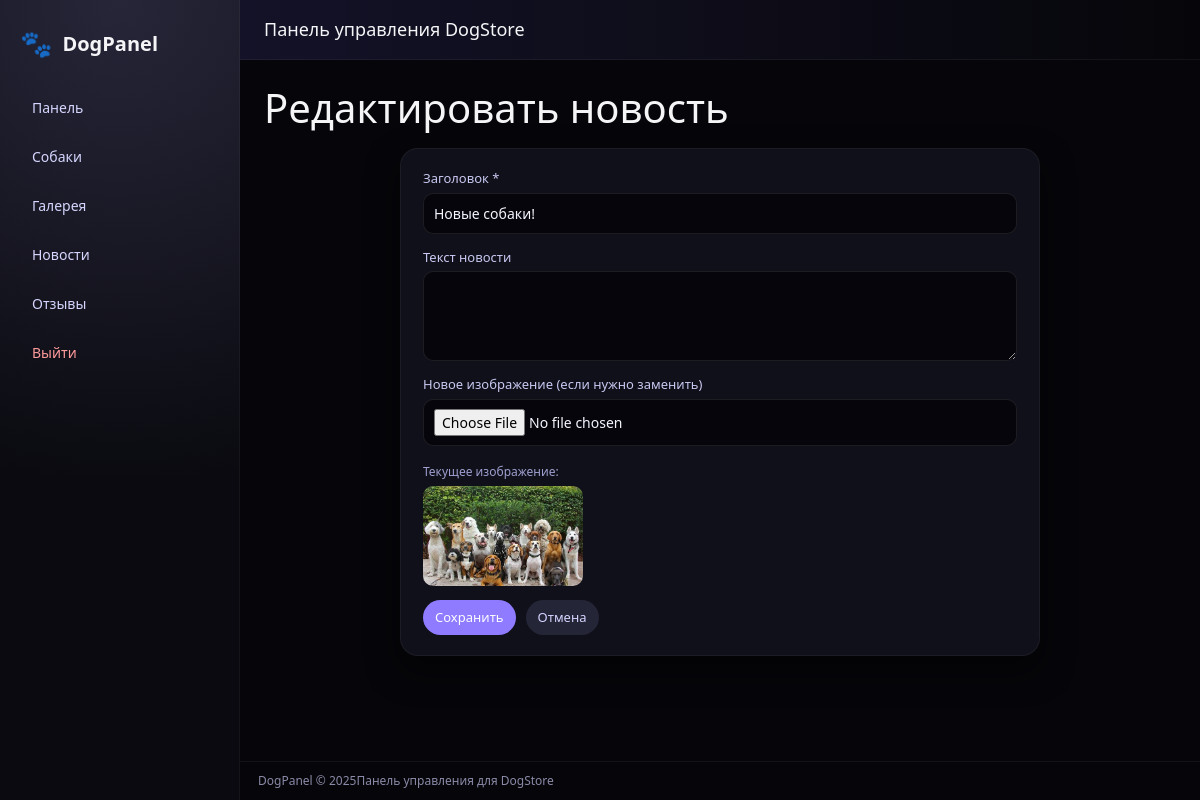
Screenshot of /dogpanel/news_edit.php?id=1 (signed in) with the database file from the repository.
### tables this page shows
CREATE TABLE `news` (
  `id` int(11) NOT NULL,
  `title` varchar(255) NOT NULL,
  `body` text,
  `image` varchar(255) DEFAULT NULL,
  `created_at` datetime DEFAULT CURRENT_TIMESTAMP
);

### dogpanel/config.php (called while the page is built, shortened)
<?php
function h($str) {
    return htmlspecialchars($str, ENT_QUOTES | ENT_SUBSTITUTE, 'UTF-8');
}

### dogpanel/news_edit.php (the view, shortened to what this page needs)
<?php
require_once __DIR__ . '/config.php';
$id = (int)($_GET['id'] ?? 0);
$stmt = $pdo->prepare("SELECT * FROM news WHERE id = ?");
$stmt->execute([$id]);
$news = $stmt->fetch();
$title = trim($_POST['title'] ?? $news['title']);
$body = trim($_POST['body'] ?? $news['body']);
$current_image = $news['image'];
include __DIR__ . '/header.php';
?>
<h1 style="margin-bottom:16px;">Редактировать новость</h1>
<form method="post" enctype="multipart/form-data" class="form-card">
    <div class="form-row">
        <label for="title">Заголовок *</label>
        <input type="text" id="title" name="title" value="<?php echo h($title); ?>">
    </div>
    <div class="form-row">
        <label for="body">Текст новости</label>
        <textarea id="body" name="body"><?php echo h($body); ?></textarea>
    </div>
    <div class="form-row">
        <label for="image">Новое изображение (если нужно заменить)</label>
        <input type="file" id="image" name="image" accept=".jpg,.jpeg,.png,.webp,image/jpeg,image/png,image/webp">
        <?php if ($current_image): ?>
            <div style="margin-top:8px;">
                <span style="font-size:12px;color:#9f9fd0;">Текущее изображение:</span><br>
                <img src="uploads/news/<?php echo h($current_image); ?>" alt="" style="width:160px;height:100px;object-fit:cover;border-radius:10px;margin-top:4px;">
            </div>
        <?php endif; ?>
    </div>
    <div class="form-actions">
        <button type="submit" class="btn">Сохранить</button>
        <a href="news.php" class="btn btn-secondary">Отмена</a>
    </div>
</form>
<?php include __DIR__ . '/footer.php'; ?>

### dogpanel/assets/style.css (style rules this page uses)
* { box-sizing: border-box; margin: 0; padding: 0; }
body { font-family: system-ui, -apple-system, BlinkMacSystemFont, "Segoe UI", sans-serif; background: #06060a; color: #f5f5f7; }
a { color: inherit; text-decoration: none; }
.btn { display: inline-flex; align-items: center; justify-content: center; padding: 8px 12px; font-size: 13px; border-radius: 999px; border: none; cursor: pointer; background: #8e7bff; color: #fdfdff; transition: background 0.15s ease, transform 0.08s ease, box-shadow 0.1s ease; }
.btn-secondary { background: #252538; color: #d4d4ff; }
.form-card { max-width: 640px; margin: 0 auto; background: #10101a; border-radius: 18px; border: 1px solid rgba(255,255,255,0.05); padding: 20px 22px; box-shadow: 0 14px 32px rgba(0,0,0,0.55); }
.form-row { margin-bottom: 14px; display: flex; flex-direction: column; gap: 4px; }
label { font-size: 13px; color: #c8c8f2; }
input[type="text"], input[type="number"], input[type="password"], input[type="file"], textarea, select { background: #05050b; border-radius: 10px; border: 1px solid rgba(255,255,255,0.09); padding: 9px 10px; color: #f5f5ff; font-size: 14px; outline: none; }
textarea { min-height: 90px; resize: vertical; }
.form-actions { margin-top: 10px; display: flex; gap: 10px; }

### rows the page displays
news: title "Новые собаки!", image (picture)
